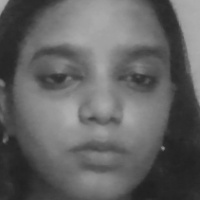
#> input picture Task3/dataset/sneha/sneha_0000.jpg, 200 x 200 px, given in place of the camera
$ python capture_faces.py
#> lines starting #> are read from the running program, lines starting #| are printed output that depends on the picture; after the words box and inside, x2 and y2 are one past the last pixel; in counts of white or black regions, pixels touching at a corner belong together
import cv2
import os

def ensure_dir(path):
    os.makedirs(path, exist_ok=True)

def main():
    person_name = input("Enter person's name (no spaces recommended): ").strip()
#> the answer given: dataset/sneha/sneha_0000.jpg
    if not person_name:
        print("Name is required. Exiting.")
        return

    save_dir = os.path.join("dataset", person_name)
    ensure_dir(save_dir)

    cascade_path = cv2.data.haarcascades + "haarcascade_frontalface_default.xml"
    face_cascade = cv2.CascadeClassifier(cascade_path)

    cap = cv2.VideoCapture(0)
    if not cap.isOpened():
        print("Could not open webcam. Make sure it's connected and not in use by another app.")
        return

    print("Controls: Press 'C' to capture, 'Q' or 'Esc' to quit.")
    count = 0
    while True:
        ret, frame = cap.read()
#> frame is the input picture: shape (200, 200, 3); min 31, max 175, mean 98.7
        if not ret:
            print("Failed to grab frame.")
            break

        gray = cv2.cvtColor(frame, cv2.COLOR_BGR2GRAY)
        faces = face_cascade.detectMultiScale(gray, scaleFactor=1.2, minNeighbors=5, minSize=(80, 80))
#> faces = [[17, 17, 168, 168]]

        for (x, y, w, h) in faces:
            cv2.rectangle(frame, (x, y), (x+w, y+h), (0, 255, 0), 2)
#> this loop made 1 pass
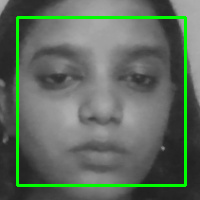
#> frame: shape (200, 200, 3); 5.03% of pixels changed, all inside (x1, y1, x2, y2) = (16, 16, 187, 187)

        cv2.imshow("Capture Faces - " + person_name, frame)
        key = cv2.waitKey(1) & 0xFF
#> (key q is pressed here)

        if key in (ord('c'), ord('C')):
            if len(faces) == 0:
                print("No face detected. Try again.")
                continue
            (x, y, w, h) = max(faces, key=lambda f: f[2]*f[3])
            face_img = gray[y:y+h, x:x+w]
            face_img = cv2.resize(face_img, (200, 200))
            filename = os.path.join(save_dir, f"{person_name}_{count:04d}.jpg")
            cv2.imwrite(filename, face_img)
            count += 1
            print(f"Saved {filename}")

        if key in (ord('q'), ord('Q'), 27):
            break

    cap.release()
    cv2.destroyAllWindows()
    print(f"Done. Saved {count} images to {save_dir}")

if __name__ == "__main__":
    main()

$ run again, on Task3/dataset/sneha/sneha_0001.jpg
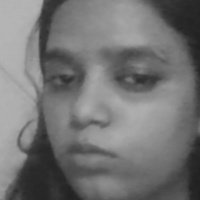
#> input picture Task3/dataset/sneha/sneha_0001.jpg, 200 x 200 px, given in place of the camera
#> in main, frame is the input picture: shape (200, 200, 3); min 32, max 181, mean 115.8
#> faces = [[7, 7, 178, 178]]
#> the loop in main, `for (x, y, w, h) in faces:` made 1 pass
#> after the loop in main, `for (x, y, w, h) in faces:`:
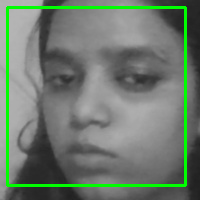
#> frame: shape (200, 200, 3); 5.33% of pixels changed, all inside (x1, y1, x2, y2) = (6, 6, 187, 187)

$ run again, on Task3/dataset/sneha/sneha_0002.jpg
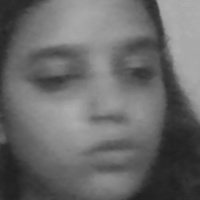
#> input picture Task3/dataset/sneha/sneha_0002.jpg, 200 x 200 px, given in place of the camera
#> in main, frame is the input picture: shape (200, 200, 3); min 32, max 175, mean 105.8
#> faces = [[16, 14, 172, 172]]
#> the loop in main, `for (x, y, w, h) in faces:` made 1 pass
#> after the loop in main, `for (x, y, w, h) in faces:`:
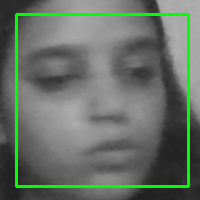
#> frame: shape (200, 200, 3); 5.15% of pixels changed, all inside (x1, y1, x2, y2) = (15, 13, 190, 188)

$ run again, on Task3/dataset/sneha/sneha_0003.jpg
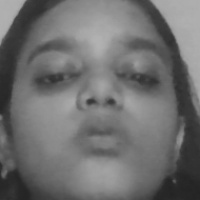
#> input picture Task3/dataset/sneha/sneha_0003.jpg, 200 x 200 px, given in place of the camera
#> in main, frame is the input picture: shape (200, 200, 3); min 35, max 178, mean 111.2
#> faces = [[13, 12, 174, 174]]
#> the loop in main, `for (x, y, w, h) in faces:` made 1 pass
#> after the loop in main, `for (x, y, w, h) in faces:`:
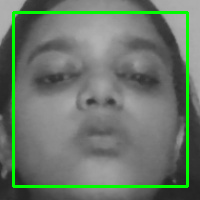
#> frame: shape (200, 200, 3); 5.21% of pixels changed, all inside (x1, y1, x2, y2) = (12, 11, 189, 188)
